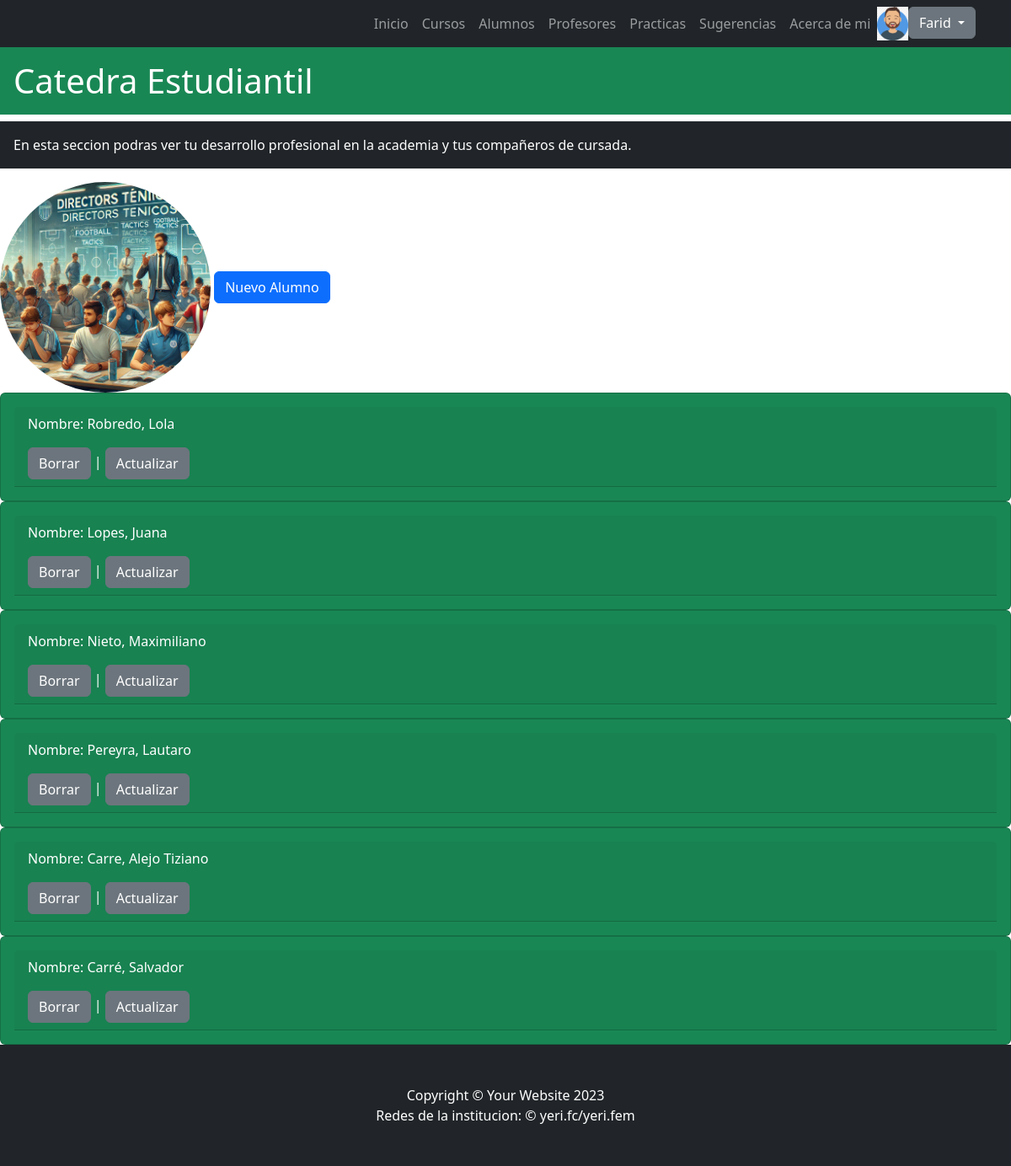
/alumno/listar (signed in), run on an earlier commit of the app's database.
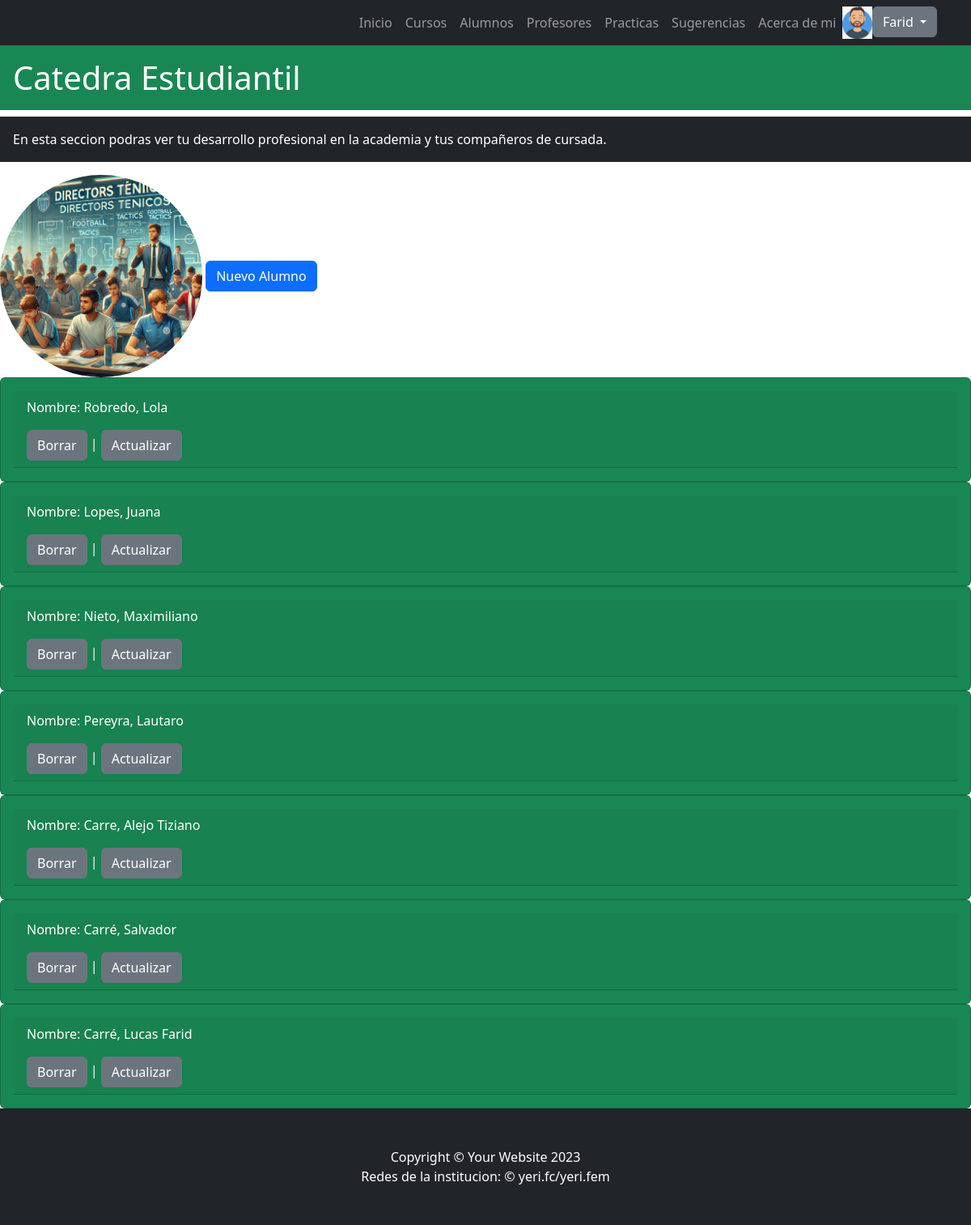
And on a later commit of the database.
### Appyeri/models.py (models this page shows)
class Alumno(models.Model):
    nombre = models.CharField(max_length=40)
    apellido = models.CharField(max_length=20)
    email = models.EmailField(max_length=40)

### Appyeri/views.py (the view)
# urls.py: path('alumno/listar', views.AlumnoListView.as_view(), name='ListarAlumnos'),
class AlumnoListView(LoginRequiredMixin, ListView):
    model = Alumno
    context_object_name= "Alumnos"
    template_name= "Appyeri/lista_alumnos.html"

### Appyeri/templates/appyeri/lista_alumnos.html
{% extends 'Appyeri/base.html' %}
{% load static %}
{% block lista_alumnos %}
<h1 class="text-bg-success p-3">Catedra Estudiantil</h1>
    <p class="text-bg-dark p-3" class="mb-0">En esta seccion podras ver tu desarrollo profesional en la academia y tus compañeros de cursada.</p>
    <img class="img-fluid rounded-circle" src="{% static 'appyeri/assets/img/09.jpg'%}" width=250 alt="..." />
    {%if request.user.is_staff%}
    <a class="btn btn-primary" href="{% url 'AgregarAlumno'%}">Nuevo Alumno</a>
    {% endif %}
    {% for alumno in Alumnos %}
    <table>
    <div class="card text-bg-success p-3" style="max max-width: 50rem;" >
        <div class="card-header" >
    <p>Nombre: {{alumno.apellido}}, {{alumno.nombre}}</p>
    {%if request.user.is_superuser%}
    <a class="btn btn-secondary" href="{% url 'AlumnoBorrar' alumno.pk %}">Borrar</a>
    {% endif %}
    |
    {% if request.user.is_staff %}
    <a class="btn btn-secondary" href="{% url 'AlumnoActualizar' alumno.pk %}">Actualizar</a>
    {% endif %}
    <table>
    {% endfor %}
        </div>
    </div>
{% endblock lista_alumnos %}

What changed in the data, as far as the page shows it:
added Alumno: apellido "Carré", nombre "Lucas Farid"
